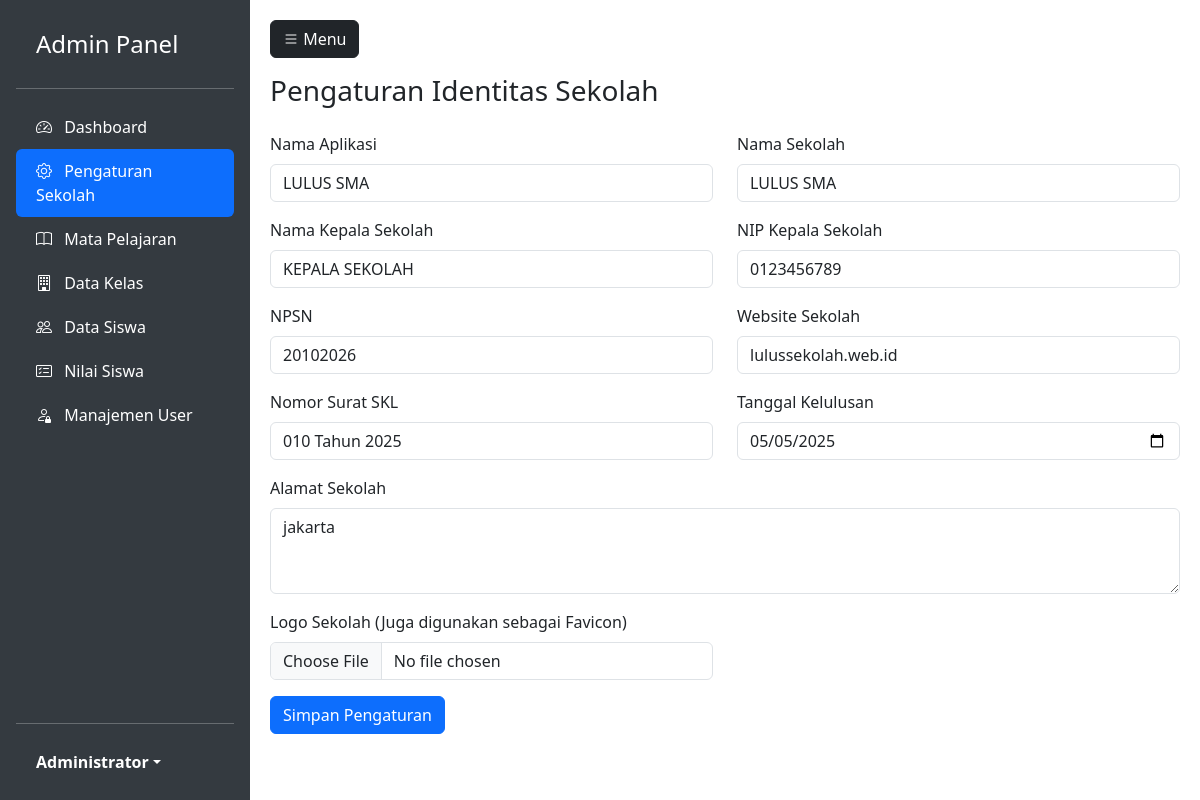
Screenshot of /admin/settings.php (signed in) with the database file from the repository.
### tables this page shows
CREATE TABLE `settings` (
  `id` int(11) NOT NULL,
  `app_name` varchar(255) NOT NULL DEFAULT 'SKL App',
  `school_name` varchar(255) NOT NULL,
  `headmaster_name` varchar(255) NOT NULL,
  `headmaster_nip` varchar(50) NOT NULL,
  `npsn` varchar(20) NOT NULL,
  `address` text NOT NULL,
  `website` varchar(255) NOT NULL,
  `logo` varchar(255) DEFAULT NULL,
  `graduation_date` date DEFAULT NULL,
  `letter_number` varchar(100) DEFAULT NULL,
  `favicon` varchar(255) DEFAULT NULL
);

### admin/settings.php (the view, shortened to what this page needs)
<?php
require_once 'header.php';
?>
<h3>Pengaturan Identitas Sekolah</h3>
<form method="POST" enctype="multipart/form-data" class="mt-4">
    <div class="row">
        <div class="col-md-6 mb-3">
            <label class="form-label">Nama Aplikasi</label>
            <input type="text" name="app_name" class="form-control" value="<?= htmlspecialchars($appSettings['app_name']) ?>" required>
        </div>
        <div class="col-md-6 mb-3">
            <label class="form-label">Nama Sekolah</label>
            <input type="text" name="school_name" class="form-control" value="<?= htmlspecialchars($appSettings['school_name']) ?>" required>
        </div>
        <div class="col-md-6 mb-3">
            <label class="form-label">Nama Kepala Sekolah</label>
            <input type="text" name="headmaster_name" class="form-control" value="<?= htmlspecialchars($appSettings['headmaster_name']) ?>" required>
        </div>
        <div class="col-md-6 mb-3">
            <label class="form-label">NIP Kepala Sekolah</label>
            <input type="text" name="headmaster_nip" class="form-control" value="<?= htmlspecialchars($appSettings['headmaster_nip']) ?>" required>
        </div>
        <div class="col-md-6 mb-3">
            <label class="form-label">NPSN</label>
            <input type="text" name="npsn" class="form-control" value="<?= htmlspecialchars($appSettings['npsn']) ?>" required>
        </div>
        <div class="col-md-6 mb-3">
            <label class="form-label">Website Sekolah</label>
            <input type="text" name="website" class="form-control" value="<?= htmlspecialchars($appSettings['website']) ?>" required>
        </div>
        <div class="col-md-6 mb-3">
            <label class="form-label">Nomor Surat SKL</label>
            <input type="text" name="letter_number" class="form-control" value="<?= htmlspecialchars($appSettings['letter_number']) ?>" required>
        </div>
        <div class="col-md-6 mb-3">
            <label class="form-label">Tanggal Kelulusan</label>
            <input type="date" name="graduation_date" class="form-control" value="<?= htmlspecialchars($appSettings['graduation_date']) ?>" required>
        </div>
        <div class="col-md-12 mb-3">
            <label class="form-label">Alamat Sekolah</label>
            <textarea name="address" class="form-control" rows="3" required><?= htmlspecialchars($appSettings['address']) ?></textarea>
        </div>
        <div class="col-md-6 mb-3">
            <label class="form-label">Logo Sekolah (Juga digunakan sebagai Favicon)</label>
            <input type="file" name="logo" class="form-control" accept=".jpg, .jpeg, .png, .ico">
        </div>
    </div>
    <button type="submit" class="btn btn-primary">Simpan Pengaturan</button>
</form>
<?php require_once 'footer.php'; ?>

### admin/header.php (style rules this page uses)
body { min-height: 100vh; overflow-x: hidden; }

### rows the page displays
settings: app_name "LULUS SMA", school_name "LULUS SMA", headmaster_name "KEPALA SEKOLAH", headmaster_nip "0123456789", npsn "20102026", website "lulussekolah.web.id", letter_number "010 Tahun 2025", graduation_date "05/05/2025", address "jakarta"

### other values shown
$_SESSION['user_name'] "Administrator"
